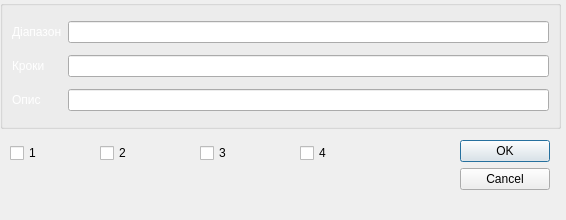
<?xml version="1.0" encoding="UTF-8"?>
<ui version="4.0">
 <class>Dialog</class>
 <widget class="QDialog" name="Dialog">
  <property name="geometry">
   <rect>
    <x>0</x>
    <y>0</y>
    <width>566</width>
    <height>220</height>
   </rect>
  </property>
  <property name="windowTitle">
   <string>Dialog</string>
  </property>
  <property name="styleSheet">
   <string notr="true"/>
  </property>
  <widget class="QDialogButtonBox" name="buttonBox">
   <property name="geometry">
    <rect>
     <x>460</x>
     <y>140</y>
     <width>90</width>
     <height>67</height>
    </rect>
   </property>
   <property name="styleSheet">
    <string notr="true"/>
   </property>
   <property name="orientation">
    <enum>Qt::Vertical</enum>
   </property>
   <property name="standardButtons">
    <set>QDialogButtonBox::Cancel|QDialogButtonBox::Ok</set>
   </property>
  </widget>
  <widget class="QGroupBox" name="groupBox_2">
   <property name="geometry">
    <rect>
     <x>0</x>
     <y>0</y>
     <width>561</width>
     <height>129</height>
    </rect>
   </property>
   <property name="title">
    <string/>
   </property>
   <layout class="QGridLayout" name="gridLayout">
    <item row="2" column="0">
     <widget class="QLabel" name="label_3">
      <property name="styleSheet">
       <string notr="true">color: rgb(255, 255, 255);</string>
      </property>
      <property name="text">
       <string>Опис</string>
      </property>
     </widget>
    </item>
    <item row="1" column="0">
     <widget class="QLabel" name="label_2">
      <property name="styleSheet">
       <string notr="true">color: rgb(255, 255, 255);</string>
      </property>
      <property name="text">
       <string>Кроки</string>
      </property>
     </widget>
    </item>
    <item row="0" column="1">
     <widget class="QLineEdit" name="bandlineEdit"/>
    </item>
    <item row="0" column="0">
     <widget class="QLabel" name="label">
      <property name="styleSheet">
       <string notr="true">color: rgb(255, 255, 255);</string>
      </property>
      <property name="text">
       <string>Діапазон</string>
      </property>
     </widget>
    </item>
    <item row="1" column="1">
     <widget class="QLineEdit" name="steplineEdit"/>
    </item>
    <item row="2" column="1">
     <widget class="QLineEdit" name="desclineEdit"/>
    </item>
   </layout>
  </widget>
  <widget class="QCheckBox" name="relay1checkBox">
   <property name="geometry">
    <rect>
     <x>10</x>
     <y>140</y>
     <width>61</width>
     <height>26</height>
    </rect>
   </property>
   <property name="text">
    <string>1</string>
   </property>
  </widget>
  <widget class="QCheckBox" name="relay2checkBox">
   <property name="geometry">
    <rect>
     <x>100</x>
     <y>140</y>
     <width>71</width>
     <height>26</height>
    </rect>
   </property>
   <property name="text">
    <string>2</string>
   </property>
  </widget>
  <widget class="QCheckBox" name="relay3checkBox">
   <property name="geometry">
    <rect>
     <x>200</x>
     <y>140</y>
     <width>81</width>
     <height>26</height>
    </rect>
   </property>
   <property name="text">
    <string>3</string>
   </property>
  </widget>
  <widget class="QCheckBox" name="relay4checkBox">
   <property name="geometry">
    <rect>
     <x>300</x>
     <y>140</y>
     <width>61</width>
     <height>26</height>
    </rect>
   </property>
   <property name="text">
    <string>4</string>
   </property>
  </widget>
 </widget>
 <resources/>
 <connections>
  <connection>
   <sender>buttonBox</sender>
   <signal>accepted()</signal>
   <receiver>Dialog</receiver>
   <slot>accept()</slot>
   <hints>
    <hint type="sourcelabel">
     <x>248</x>
     <y>254</y>
    </hint>
    <hint type="destinationlabel">
     <x>157</x>
     <y>274</y>
    </hint>
   </hints>
  </connection>
  <connection>
   <sender>buttonBox</sender>
   <signal>rejected()</signal>
   <receiver>Dialog</receiver>
   <slot>reject()</slot>
   <hints>
    <hint type="sourcelabel">
     <x>316</x>
     <y>260</y>
    </hint>
    <hint type="destinationlabel">
     <x>286</x>
     <y>274</y>
    </hint>
   </hints>
  </connection>
 </connections>
</ui>
